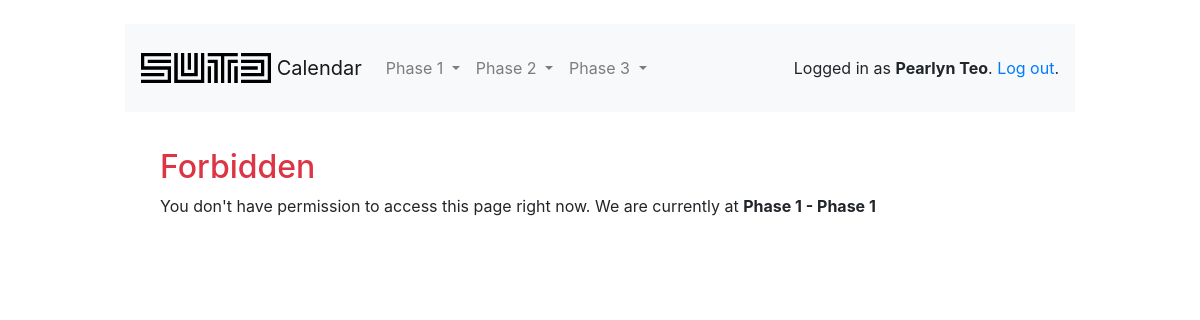
Before: /403 (signed in) with the older database file.
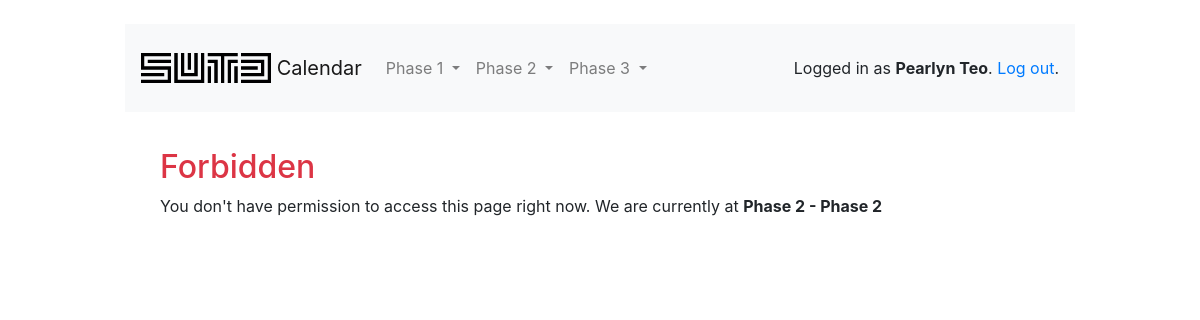
After: the same page with the newer database file.
### main/models.py (models this page shows, shortened)
class User(AbstractUser):
    user_type = models.PositiveSmallIntegerField(choices=USER_TYPE_CHOICES, default=5)
    first_name = models.CharField(max_length=50)
    last_name = models.CharField(max_length=50)
    phase = models.PositiveSmallIntegerField(choices=PHASE_CHOICES, default=1)
    def get_user_type(self):
        if self.user_type == usertypes['professor']:
            return 'Professor'
        elif self.user_type == usertypes['coursecoordinators']:
            return 'Course Coordinator'
        elif self.user_type == usertypes['eventplanners']:
            return 'Event Planner'
        elif self.user_type == usertypes['timetableplanner']:
            return 'Timetable Planner'
        else:
            return 'Student'
    def get_phase(self):
        if self.phase == 1:
            return "Phase 1"
        elif self.phase == 2:
            return "Phase 2"
        elif self.phase == 3:
            return "Phase 3"
        else:
            return "None"

### main/views/main.py (the view)
# urls.py: path('403', main.ForbiddenView.as_view(), name='403'),
class ForbiddenView(TemplateView):
    template_name = '403.html'

### templates/403.html (shortened to what this page needs)
{% extends 'base.html' %}
{% block content %}
	<h2 class="text-danger">Forbidden</h2>
	<p>You don't have permission to access this page right now. We are currently at <strong> Phase {{ user.phase }} - {{ user.get_phase }} </strong> </p>
{% endblock %}

### templates/base.html (shortened to what this page needs)
{% load static %}
<!doctype html>
<html lang="en">
  <head>
    <link rel="stylesheet" href="https://maxcdn.bootstrapcdn.com/bootstrap/4.0.0/css/bootstrap.min.css">
  </head>
  <body>
    <div class="container my-4">
      <div class="row justify-content-center">
        <div class="col-md-10 col-sm-12">
          <div class="row">
          <nav class="navbar navbar-expand-lg navbar-light bg-light col-12 mb-3">
            <a class="navbar-brand" href="{% url 'home' %}">
              <img src="{% static 'img/sutdlogo.png' %}" width="130" height="30" class="d-inline-block align-top" alt="">
              Calendar
            </a>
              <div class="collapse navbar-collapse" id="navbarSupportedContent">
                {% if user.get_user_type == 'Professor' %}
                  {% include 'professor_navbar.html' %}
                {% elif user.get_user_type == 'Timetable Planner' %}
                  {% include 'planner_navbar.html' %}
                {% elif user.get_user_type == 'Event Planner' %}
                  {% include 'eventplanner_navbar.html' %}
                {% elif user.get_user_type == 'Course Coordinator' %}
                  {% include 'coordinator_navbar.html' %}
                {% elif user.get_user_type == 'Student' %}
                  {% include 'student_navbar.html' %}
                {% endif %}
              </div>
            <div class="form-inline my-2">
              {% if user.is_authenticated %}
                <p class="pt-3">Logged in as <strong>{{ user.first_name }} {{ user.last_name }}</strong>. <a href="{% url 'logout' %}">Log out</a>.</p>
              {% else %}
                <a href="{% url 'login' %}" class="btn btn-light" role="button">Log in</a>
                <a href="{% url 'signup' %}" id="id_signup" class="btn btn-primary" role="button">Sign up</a>
              {% endif %}
            </div>
          </nav>
          </div>
          <div class="mb-2">
            <div class="card-body">
              {% block content %}
              {% endblock %}
            </div>
          </div>
        </div>
      </div>
    </div>
  </body>
</html>

### templates/professor_navbar.html (shortened to what this page needs)
    <ul class="navbar-nav mr-auto">
      <li class="nav-item dropdown">
        <a class="nav-link dropdown-toggle" href="#" id="navbarDropdown" role="button" data-toggle="dropdown" aria-haspopup="true" aria-expanded="false">
          Phase 1
        </a>
      </li>
      <li class="nav-item dropdown">
        <a class="nav-link dropdown-toggle" href="#" id="navbarDropdown" role="button" data-toggle="dropdown" aria-haspopup="true" aria-expanded="false">
          Phase 2
        </a>
      </li>
      <li class="nav-item dropdown">
        <a class="nav-link dropdown-toggle" href="#" id="navbarDropdown" role="button" data-toggle="dropdown" aria-haspopup="true" aria-expanded="false">
          Phase 3
        </a>
      </li>
    </ul>

Changed rows visible on the page:
changed User "Pearlyn": phase "1" → "2"; get_phase "Phase 1" → "Phase 2"
